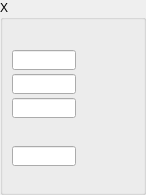
              <widget class="QGroupBox" name="groupBox_X">
               <property name="title">
                <string>X</string>
               </property>
               <widget class="QELabel" name="qelabel_16">
                <property name="geometry">
                 <rect>
                  <x>82</x>
                  <y>50</y>
                  <width>16</width>
                  <height>20</height>
                 </rect>
                </property>
                <property name="variable" stdset="0">
                 <string>$(P):cam1:MinX_RBV</string>
                </property>
                <property name="variableSubstitutions" stdset="0">
                 <string>P=CPS1</string>
                </property>
                <property name="displayAlarmStateOption" stdset="0">
                 <enum>QELabel::Never</enum>
                </property>
               </widget>
               <widget class="QELabel" name="qelabel_18">
                <property name="geometry">
                 <rect>
                  <x>82</x>
                  <y>74</y>
                  <width>39</width>
                  <height>20</height>
                 </rect>
                </property>
                <property name="variable" stdset="0">
                 <string>$(P):cam1:SizeX_RBV</string>
                </property>
                <property name="variableSubstitutions" stdset="0">
                 <string>P=CPS1</string>
                </property>
                <property name="displayAlarmStateOption" stdset="0">
                 <enum>QELabel::Never</enum>
                </property>
               </widget>
               <widget class="QELineEdit" name="qelineedit_6">
                <property name="geometry">
                 <rect>
                  <x>12</x>
                  <y>74</y>
                  <width>64</width>
                  <height>20</height>
                 </rect>
                </property>
                <property name="sizePolicy">
                 <sizepolicy hsizetype="Fixed" vsizetype="Fixed">
                  <horstretch>0</horstretch>
                  <verstretch>0</verstretch>
                 </sizepolicy>
                </property>
                <property name="maximumSize">
                 <size>
                  <width>80</width>
                  <height>16777215</height>
                 </size>
                </property>
                <property name="variable" stdset="0">
                 <string>$(P):cam1:SizeX</string>
                </property>
                <property name="variableSubstitutions" stdset="0">
                 <string>P=CPS1</string>
                </property>
                <property name="displayAlarmStateOption" stdset="0">
                 <enum>QEGenericEdit::Never</enum>
                </property>
               </widget>
               <widget class="QELineEdit" name="qelineedit_4">
                <property name="geometry">
                 <rect>
                  <x>12</x>
                  <y>50</y>
                  <width>64</width>
                  <height>20</height>
                 </rect>
                </property>
                <property name="sizePolicy">
                 <sizepolicy hsizetype="Fixed" vsizetype="Fixed">
                  <horstretch>0</horstretch>
                  <verstretch>0</verstretch>
                 </sizepolicy>
                </property>
                <property name="maximumSize">
                 <size>
                  <width>80</width>
                  <height>16777215</height>
                 </size>
                </property>
                <property name="variable" stdset="0">
                 <string>$(P):cam1:MinX</string>
                </property>
                <property name="variableSubstitutions" stdset="0">
                 <string>P=CPS1</string>
                </property>
                <property name="displayAlarmStateOption" stdset="0">
                 <enum>QEGenericEdit::Never</enum>
                </property>
               </widget>
               <widget class="QELabel" name="qelabel_11">
                <property name="geometry">
                 <rect>
                  <x>82</x>
                  <y>26</y>
                  <width>45</width>
                  <height>20</height>
                 </rect>
                </property>
                <property name="variable" stdset="0">
                 <string>$(P):cam1:MaxSizeX_RBV</string>
                </property>
                <property name="variableSubstitutions" stdset="0">
                 <string>P=CPS1</string>
                </property>
                <property name="displayAlarmStateOption" stdset="0">
                 <enum>QELabel::Never</enum>
                </property>
               </widget>
               <widget class="QELineEdit" name="qelineedit">
                <property name="geometry">
                 <rect>
                  <x>12</x>
                  <y>146</y>
                  <width>64</width>
                  <height>20</height>
                 </rect>
                </property>
                <property name="sizePolicy">
                 <sizepolicy hsizetype="Fixed" vsizetype="Fixed">
                  <horstretch>0</horstretch>
                  <verstretch>0</verstretch>
                 </sizepolicy>
                </property>
                <property name="maximumSize">
                 <size>
                  <width>80</width>
                  <height>16777215</height>
                 </size>
                </property>
                <property name="variable" stdset="0">
                 <string>$(P):cam1:BinX</string>
                </property>
                <property name="variableSubstitutions" stdset="0">
                 <string>P=CPS1</string>
                </property>
                <property name="displayAlarmStateOption" stdset="0">
                 <enum>QEGenericEdit::Never</enum>
                </property>
               </widget>
               <widget class="QELabel" name="qelabel_19">
                <property name="geometry">
                 <rect>
                  <x>82</x>
                  <y>170</y>
                  <width>43</width>
                  <height>16</height>
                 </rect>
                </property>
                <property name="variable" stdset="0">
                 <string>$(P):cam1:ArraySizeX_RBV</string>
                </property>
                <property name="variableSubstitutions" stdset="0">
                 <string>P=CPS1</string>
                </property>
                <property name="displayAlarmStateOption" stdset="0">
                 <enum>QELabel::Never</enum>
                </property>
               </widget>
               <widget class="QELabel" name="qelabel_13">
                <property name="geometry">
                 <rect>
                  <x>82</x>
                  <y>146</y>
                  <width>16</width>
                  <height>20</height>
                 </rect>
                </property>
                <property name="variable" stdset="0">
                 <string>$(P):cam1:BinX_RBV</string>
                </property>
                <property name="variableSubstitutions" stdset="0">
                 <string>P=CPS1</string>
                </property>
                <property name="displayAlarmStateOption" stdset="0">
                 <enum>QELabel::Never</enum>
                </property>
               </widget>
               <widget class="QELineEdit" name="qelineedit_7">
                <property name="geometry">
                 <rect>
                  <x>12</x>
                  <y>98</y>
                  <width>64</width>
                  <height>20</height>
                 </rect>
                </property>
                <property name="sizePolicy">
                 <sizepolicy hsizetype="Fixed" vsizetype="Fixed">
                  <horstretch>0</horstretch>
                  <verstretch>0</verstretch>
                 </sizepolicy>
                </property>
                <property name="maximumSize">
                 <size>
                  <width>80</width>
                  <height>16777215</height>
                 </size>
                </property>
                <property name="variable" stdset="0">
                 <string>$(P):cam1:ResolutionX</string>
                </property>
                <property name="variableSubstitutions" stdset="0">
                 <string>P=CPS1</string>
                </property>
                <property name="displayAlarmStateOption" stdset="0">
                 <enum>QEGenericEdit::Never</enum>
                </property>
                <property name="addUnits">
                 <bool>false</bool>
                </property>
               </widget>
               <widget class="QELabel" name="qelabel_22">
                <property name="geometry">
                 <rect>
                  <x>82</x>
                  <y>122</y>
                  <width>55</width>
                  <height>20</height>
                 </rect>
                </property>
                <property name="variable" stdset="0">
                 <string>$(P):cam1:ScaledSizeX</string>
                </property>
                <property name="variableSubstitutions" stdset="0">
                 <string>P=CPS1</string>
                </property>
                <property name="displayAlarmStateOption" stdset="0">
                 <enum>QELabel::Never</enum>
                </property>
                <property name="addUnits">
                 <bool>false</bool>
                </property>
               </widget>
               <zorder>qelineedit_4</zorder>
               <zorder>qelineedit_6</zorder>
               <zorder>qelabel_16</zorder>
               <zorder>qelabel_18</zorder>
               <zorder>qelabel_11</zorder>
               <zorder>qelabel_19</zorder>
               <zorder>qelineedit</zorder>
               <zorder>qelabel_13</zorder>
               <zorder>qelineedit_7</zorder>
               <zorder>qelabel_22</zorder>
              </widget>
